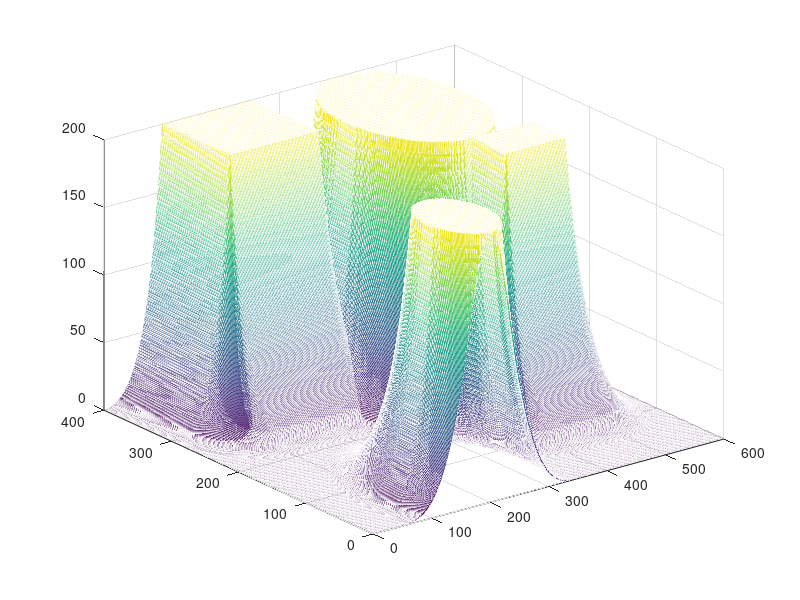

Source code (MATLAB): (Note: this script raises an error after producing the figure.)
%
% PotentialFieldScript.m
%
clear;
close all;
%% Generate some points

nrows = 400;
ncols = 600;

obstacle = false(nrows, ncols);

[x, y] = meshgrid (1:ncols, 1:nrows);

%% Generate some obstacle

obstacle (300:end, 100:250) = true;
obstacle (150:200, 400:500) = true;

t = ((x - 200).^2 + (y - 50).^2) < 50^2;
obstacle(t) = true;

t = ((x - 400).^2 + (y - 300).^2) < 100^2;
obstacle(t) = true;

%% Compute distance transform

d = bwdist(obstacle);

% Rescale and transform distances

d2 = (d/100) + 1;

d0 = 2;
nu = 800;

repulsive = nu*((1./d2 - 1/d0).^2);

repulsive (d2 > d0) = 0;


%% Display repulsive potential

figure;
m = mesh (repulsive);
m.FaceLighting = 'phong';
axis equal;

title ('Repulsive Potential');

%% Compute attractive force

goal = [400, 50];

xi = 1/700;

attractive = xi * ( (x - goal(1)).^2 + (y - goal(2)).^2 );

figure;
m = mesh (attractive);
m.FaceLighting = 'phong';
axis equal;

title ('Attractive Potential');

%% Display 2D configuration space

figure;
imshow(~obstacle);

hold on;
plot (goal(1), goal(2), 'r.', 'MarkerSize', 25);
hold off;

axis ([0 ncols 0 nrows]);
axis xy;
axis on;

xlabel ('x');
ylabel ('y');

title ('Configuration Space');

%% Combine terms

f = attractive + repulsive;

figure;
m = mesh (f);
m.FaceLighting = 'phong';
axis equal;

title ('Total Potential');

%% Plan route
start = [50, 350]; % goal = [400, 50];
% start = [280, 350];

route = GradientBasedPlanner (f, start, goal, 1000);

%% Plot the energy surface

figure;
m = mesh (f);
axis equal;

%% Plot ball sliding down hill

animate = 1;
if animate
    [sx, sy, sz] = sphere(20);

    scale = 20;
    sx = scale*sx;
    sy = scale*sy;
    sz = scale*(sz+1);

    hold on;
    p = mesh(sx, sy, sz);
    p.FaceColor = 'red';
    p.EdgeColor = 'none';
    p.FaceLighting = 'phong';
    hold off;

    for i = 1:size(route,1)
        P = round(route(i,:));
        z = f(P(2), P(1));

        p.XData = sx + P(1);
        p.YData = sy + P(2);
        p.ZData = sz + f(P(2), P(1));

        drawnow;

        drawnow;

    end
end

%% quiver plot
[gx, gy] = gradient (-f);
skip = 10;

figure;

xidx = 1:skip:ncols;
yidx = 1:skip:nrows;

quiver (x(yidx,xidx), y(yidx,xidx), gx(yidx,xidx), gy(yidx,xidx), 0.4);

axis ([1 ncols 1 nrows]);

hold on;

ps = plot(start(1), start(2), 'r.', 'MarkerSize', 30);
pg = plot(goal(1), goal(2), 'g.', 'MarkerSize', 30);
p3 = plot (route(:,1), route(:,2), 'r', 'LineWidth', 2);
xlabel('X')
ylabel('Y')
